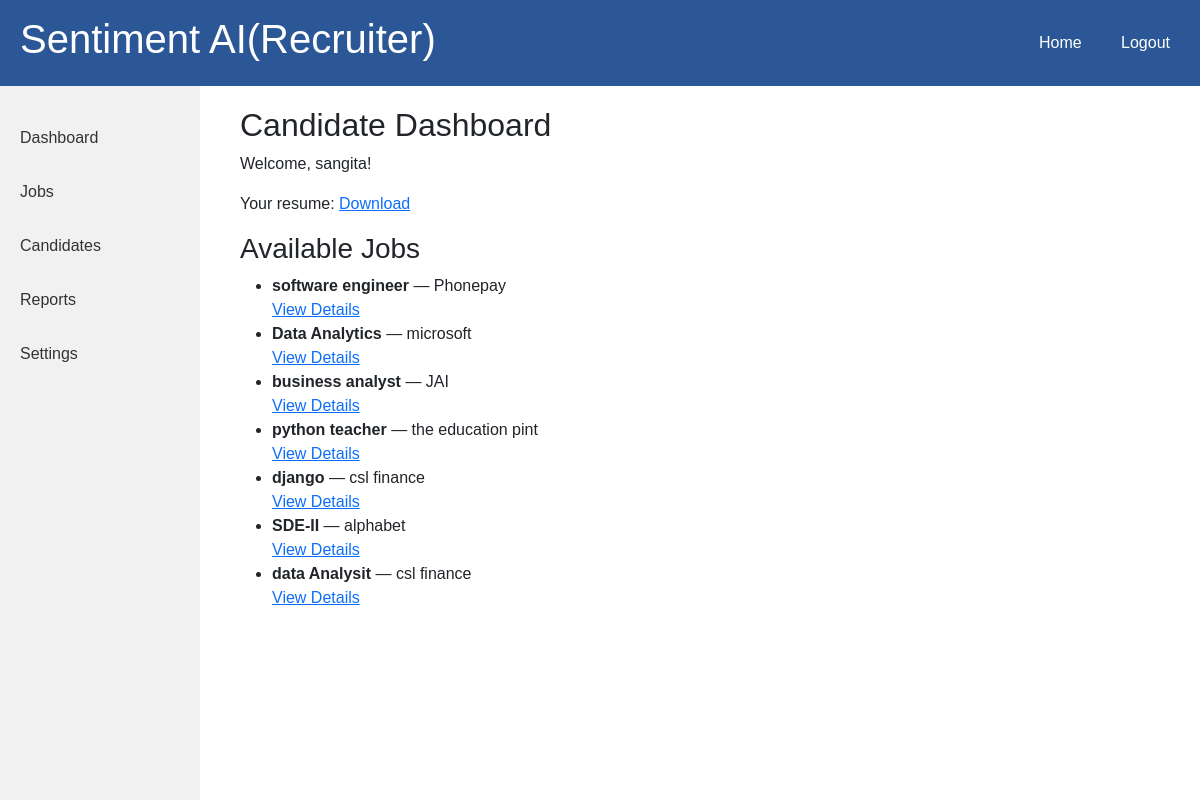
Screenshot of /accounts/candidate/dashboard/ (signed in) with the database file from the repository.
### jobs/models.py (models this page shows, shortened)
class Job(models.Model):
    company = models.ForeignKey(CompanyProfile, on_delete=models.CASCADE, related_name='jobs')
    title = models.CharField(max_length=200)
    description = models.TextField()
    skills_required = models.TextField(help_text="Enter comma-separated skills, e.g. Python, Django, REST API")
    location = models.CharField(max_length=100)
    salary_range = models.CharField(max_length=100, blank=True, null=True)
    experience_required = models.CharField(max_length=100, blank=True, null=True)
    created_at = models.DateTimeField(default=timezone.now)
    is_active = models.BooleanField(default=True)
    class Meta:
        ordering = ['-created_at']
        verbose_name = "Job"
        verbose_name_plural = "Jobs"

### accounts/models.py (models this page shows, shortened)
class CompanyProfile(models.Model):
    user = models.OneToOneField(User, on_delete=models.CASCADE, related_name='company_profile')
    company_name = models.CharField(max_length=200)
    industry = models.CharField(max_length=100, blank=True)
    website = models.URLField(max_length=200, blank=True, null=True)
    description = models.TextField(blank=True)

### accounts/views.py (the view)
# urls.py: path('candidate/dashboard/', views.candidate_dashboard, name='candidate_dashboard'),
@login_required
def candidate_dashboard(request):
    try:
        profile = CandidateProfile.objects.get(user=request.user)
    except CandidateProfile.DoesNotExist:
        messages.error(request, "You do not have a candidate profile.")
        return redirect('company_dashboard')
    jobs = Job.objects.filter(is_active=True).order_by('-created_at')
    return render(request, 'accounts/candidate_dashboard.html', {'jobs': jobs})

### accounts/templates/accounts/candidate_dashboard.html
{% extends 'base.html' %}
{% block content %}
<h2>Candidate Dashboard</h2>
<p>Welcome, {{ user.username }}!</p>
<p>Your resume: <a href="{{ user.profile.resume.url }}">Download</a></p>
<h3>Available Jobs</h3>
<ul>
    {% for job in jobs %}
    <li>
        <strong>{{ job.title }}</strong> — {{ job.company.company_name }}<br>
        <a href="{% url 'job_detail' job.id %}">View Details</a>
    </li>
    {% endfor %}
</ul>
{% endblock %}

### templates/base.html (style rules this page uses)
body { font-family: Arial, sans-serif; margin: 0; padding: 0; display: flex; flex-direction: column; }

### rows the page displays
Job: title "software engineer", company.company_name "Phonepay"
Job: title "Data Analytics", company.company_name "microsoft"
Job: title "business analyst", company.company_name "JAI"
Job: title "python teacher", company.company_name "the education pint"
Job: title "django", company.company_name "csl finance"
Job: title "SDE-II", company.company_name "alphabet"
Job: title "data Analysit", company.company_name "csl finance"

### other values shown
{{ user.username }} "sangita"
